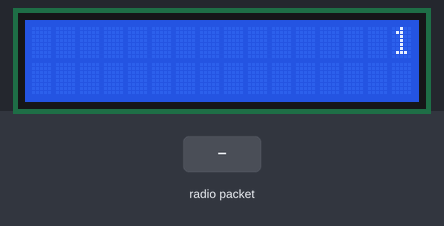
This sketch was run on a simulated Arduino Uno, built with avr-gcc and run on an emulated ATmega328P. Parts: 16×2 character LCD. Inputs (shaded band) come from the test bench. No radio packets arrive unless stated; what the sketch prints to the serial monitor is not drawn.

Above: at 1.3 s.
1.4 s: radio packet "1" arrives
At 2.2 s:
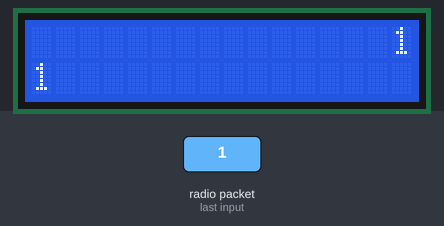
2.9 s: radio packet "0" arrives
At 3.4 s:
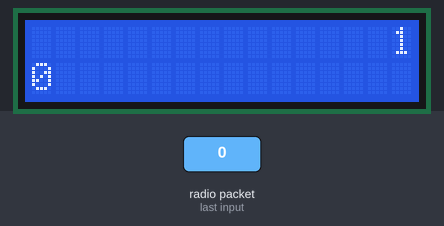
4.4 s: radio packet "2" arrives
At 5.8 s:
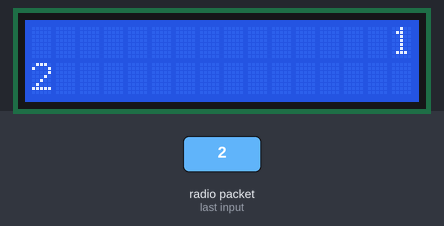
Timing chart, 0 to 7.4 s (numbered marks = the images above; inputs shaded):
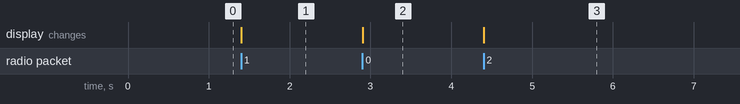

Measured:
- after the input at 1.4 s, the display: changes at once (image 1)
- after the input at 2.9 s, the display: changes at once (image 2)
- after the input at 4.4 s, the display: changes at once (image 3)

The sketch:

recv.ino
```cpp
//Include Libraries
#include <SPI.h>
#include <nRF24L01.h>
#include <RF24.h>
#include <Wire.h>
#include <LiquidCrystal_I2C.h>

//create an RF24 object
RF24 radio(7, 8);  // CE, CSN
LiquidCrystal_I2C lcd(0x27, 16, 2);

//address through which two modules communicate.
const byte address[6] = "00001";

void setup()
{
  while (!Serial);
    Serial.begin(9600);

    // LCD Setup
  lcd.init();
  lcd.begin(16,2);
  lcd.backlight();

  radio.begin();

  //set the address
  radio.openReadingPipe(0, address);

  //Set module as receiver
  radio.startListening();
}

void loop()
{
  bool result = radio.isChipConnected();
  lcd.setCursor(15, 0);
  lcd.print(result);

  //Read the data if available in buffer
  if (radio.available())
  {
    char text[32] = {0};
    radio.read(&text, sizeof(text));
    Serial.println(text);
    lcd.setCursor(0, 1);
    lcd.print(text);
  }
}
```
